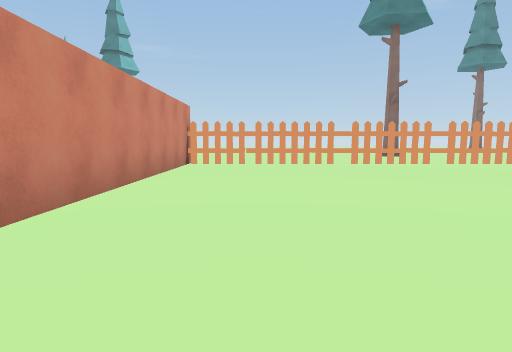
[1] (above)

24 first-person views from a walk through a 3-D level made in the Unity game engine. The camera is 1.2 m above the floor, tilts 6° down and sees 75° across. The floor is counted in squares, 2 m on a side. Each view is taken from the middle of a square. On the plan, view 1 faces up. The plan holds only what a view shows up to about 10 squares ahead; the rest is blank. The place goes on beyond the plan. Some animated figures are left out. Some surface patterns are stand-ins.

[2]
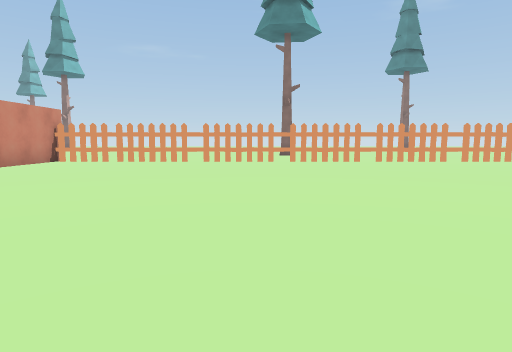

[3]
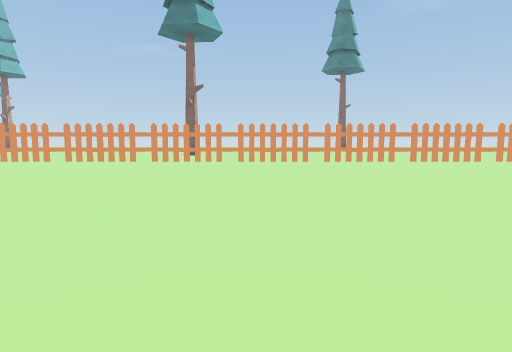

[4]
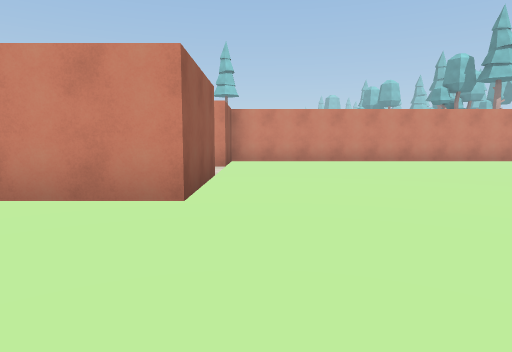

[5]
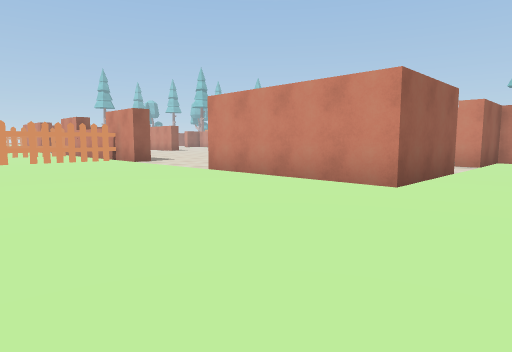

[6]
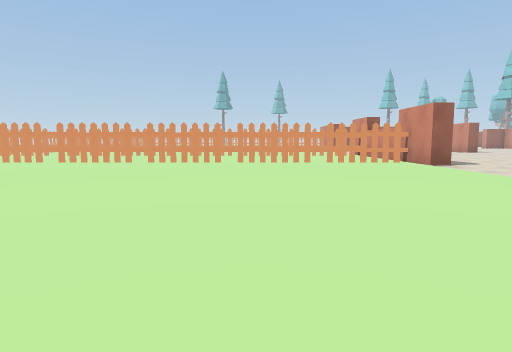

[7]
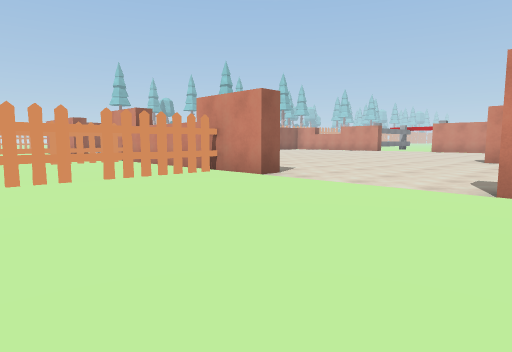

[8]
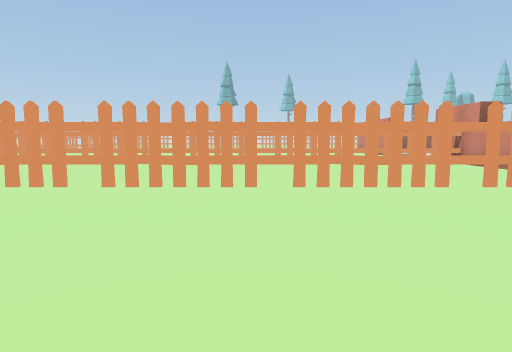

[9]
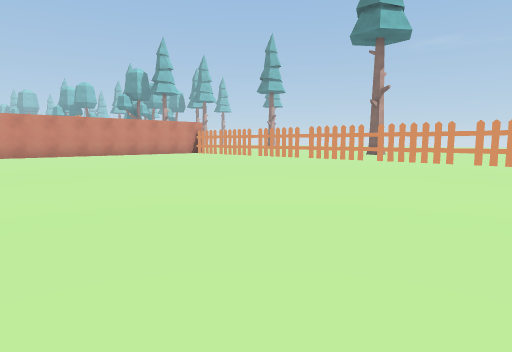

[10]
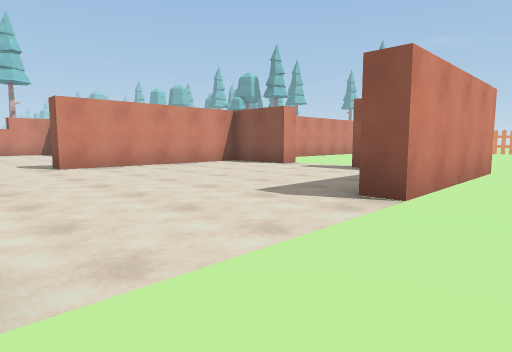

[11]
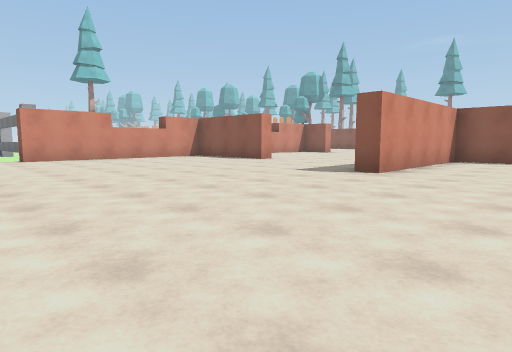

[12]
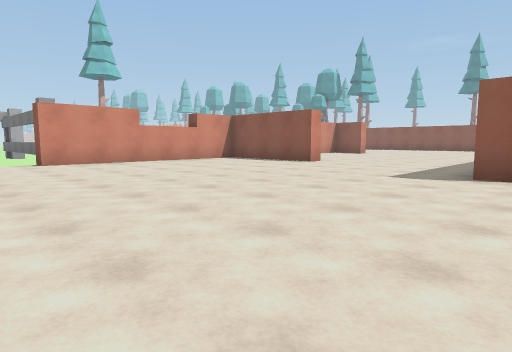

[13]
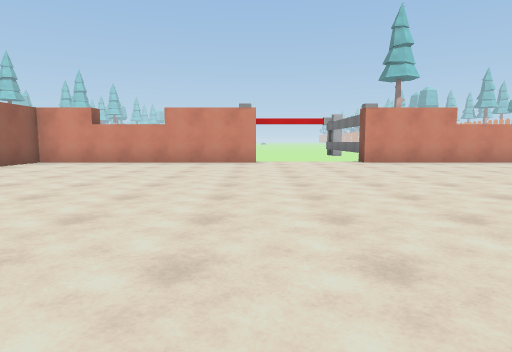

[14]
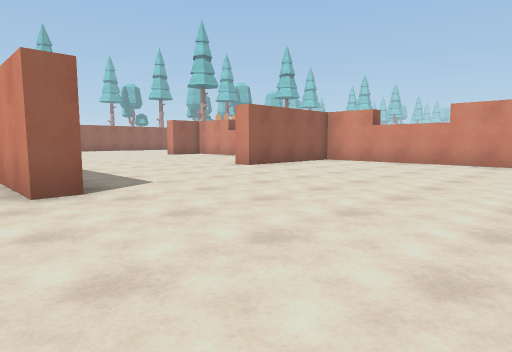

[15]
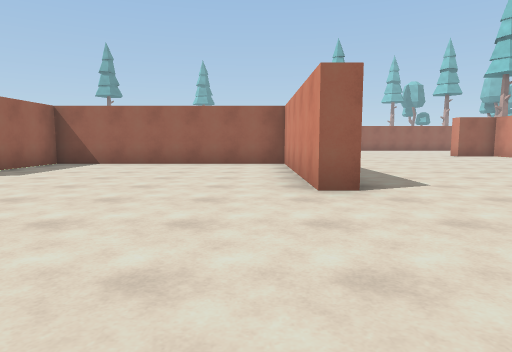

[16]
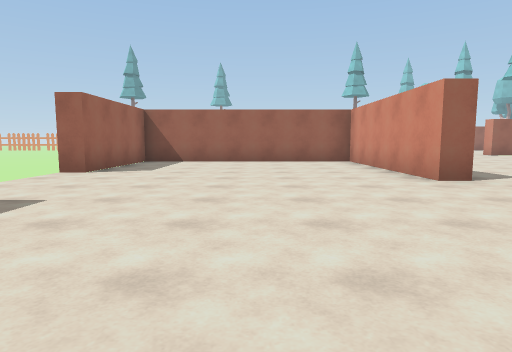

[17]
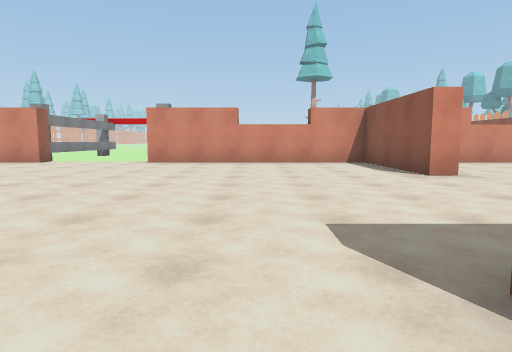

[18]
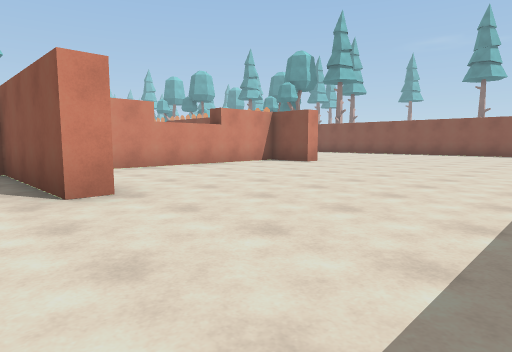

[19]
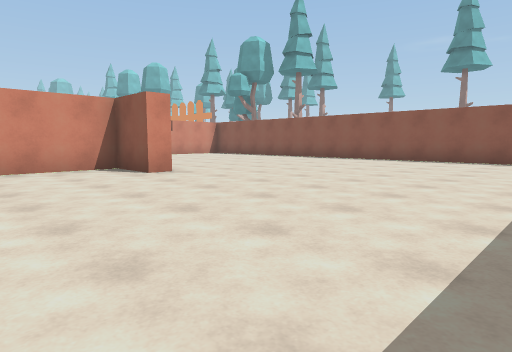

[20]
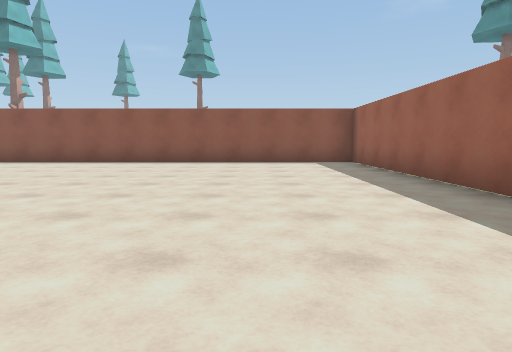

[21]
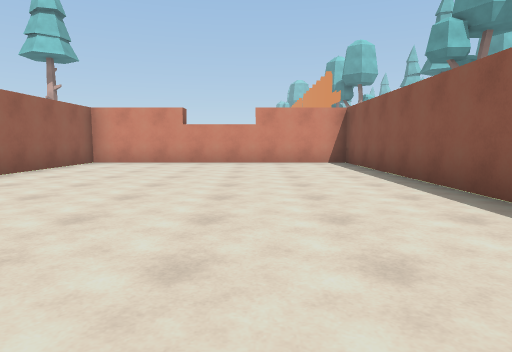

[22]
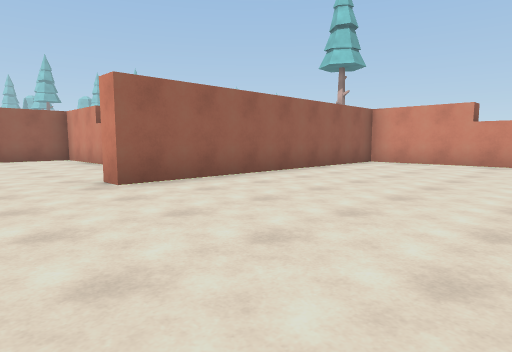

[23]
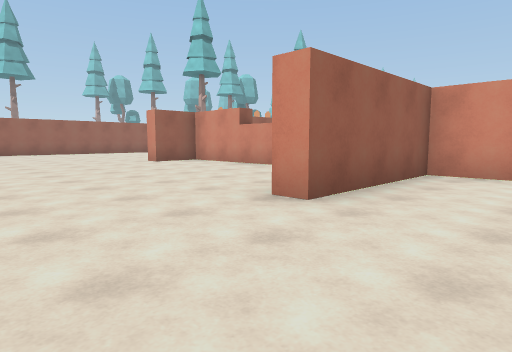

[24]
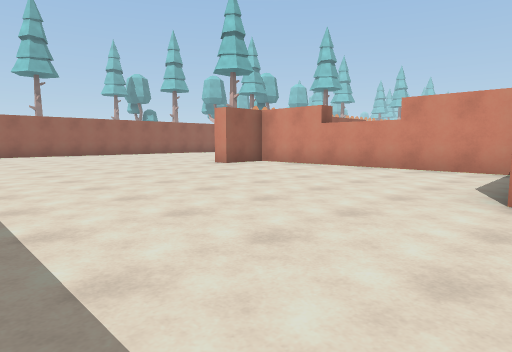

### Floor plan
Key: @ floor where view 1 was taken; # wall or solid block; . floor; = window, fence, low wall or low ledge; T thing the floor can be seen under or through.
Columns run from 16 left of view 1 to 12 right of it. Each row starts with its distance up from view 1.
 10                ......... ..
  9 #############################
  8 #.............#..............
  7 #.............#..............
  6 #.............#..............
  5 #.............#..............
  4 #.............#..............
  3 #.............#..............
  2 #.............#..............
  1 ########......#..............
  0      #........#.@............
 -1      #........#..............
 -2      #........#...........
 -3      #........###..##......
 -4      #........#.....#.......
 -5      #........#.....#........
 -6      #####....#.....#........
 -7      #........#..............
 -8      #........#..............
 -9      #.......................
-10      #.......................
-11      #..............#TTTTTTTT
-12    ==#..............#........
-13      .............  #........
-14      .............  #........
-15      #............. #........
-16      #..............#########
-17      #...............
-18      #...............
-19      #........#.......
-20      #........#........
-21      #####....#.....#..
-22      #........#.....# ..
-23      #........#.....# ...
-24      #........#######  ..
-25      #........
-26      #.......
-27      #.......
-28      ###.....
-29        ......
-30         .....
-31          ....
-32           ..

Positions as (right, up) in squares from view 1, and headings:
1: (0, 0), facing up
2: (4, -1), facing up
3: (8, -1), facing up
4: (8, -2), facing left
5: (9, -1), facing down-left
6: (9, -2), facing down
7: (9, -6), facing down-left
8: (10, -7), facing down
9: (12, -1), facing up-left
10: (6, -10), facing up-left
11: (1, -14), facing up-left
12: (-1, -14), facing up-left
13: (-1, -15), facing left
14: (-1, -15), facing down-left
15: (-1, -15), facing down
16: (1, -14), facing down
17: (-1, -9), facing left
18: (-3, -7), facing up-left
19: (-3, -2), facing up-left
20: (-5, -1), facing up
21: (-7, 6), facing left
22: (-7, 6), facing down-left
23: (-4, -19), facing down-left
24: (-3, -21), facing down-left
